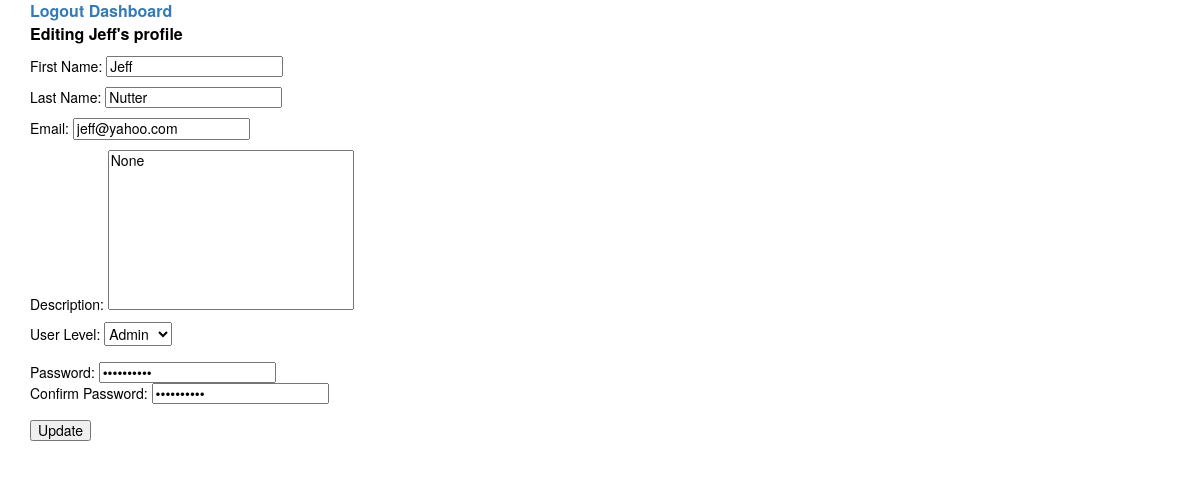
Screenshot of /users/26/edit (signed in) with the database file from the repository.
### apps/userdashboard/models.py (models this page shows)
class User(models.Model):
	first_name = models.TextField(blank=False, max_length=20, null=True)
	last_name = models.TextField(blank=False, max_length=20,null=True)
	email = models.TextField(blank=False, max_length=20,null=True)
	description = models.TextField(blank=False, max_length=500,null=True)
	password = models.TextField(blank=False, max_length=20,null=True)
	user_level = models.IntegerField(blank=False, null=True)
	created_at = models.DateField(null=True)
	updated_at = models.DateField(null=True)
	class Meta:
		db_table = 'user'

### apps/userdashboard/views.py (the view)
# urls.py: url(r'^users/(?P<user_id>\d+)/edit$', views.edit, name="edit"),
def edit(request, user_id):
		user = User.objects.get(id=user_id)
		current_user = User.objects.get(id=request.session['user_id'])
		content = {
		'current_user':current_user,
		'user': user
		}
		return render(request, 'userdashboard/adminedit.html', content)

### apps/userdashboard/templates/userdashboard/adminedit.html (shortened to what this page needs)
<!DOCTYPE html>
<html>
<head>
	<link rel="stylesheet" href="https://maxcdn.bootstrapcdn.com/bootstrap/3.3.5/css/bootstrap.min.css">
</head>
<body>
<div class="container">
<a href="/logout">Logout</a>
<a href="/dashboard">Dashboard</a>
<br>
	{% if user.id == request.session.user_id %}
	Editing Your Profile
	{% else %}
	Editing {{user.first_name}}'s profile</h3>
	{%endif%}
	<form action="/users/{{user.id}}/update" method="post">
		<h5>First Name:
		<input type="text" name="first_name" value="{{user.first_name}}">
		</h5>
		<h5>
		Last Name:
		<input type="text" name="last_name" value="{{user.last_name}}">
		</h5>
		<h5>
		Email:
		<input type="email" name="email" value="{{user.email}}">
		</h5>
		<h5>
		Description:
		<textarea name="description" id="" cols="30" rows="10" value="{{user.description}}" style="resize:none">{{user.description}}</textarea>
		</h5>
		<h5>
		{% if current_user.user_level == 9 %}
		User Level:
		<select name="user_level" id="">
			{% if user.user_level == 9 %}
			<option value="9">Admin</option>
			{% else %}
			<option value="1">Normal</option>
			<option value="9">Admin</option>
			{%endif %}
		</select>
		{%endif%}
		<br><br>
		Password: <input type="password" name="password" value="{{user.password}}">
		<br>
		Confirm Password: <input type="password" name="confirm_password" value="{{user.password}}">
		<br><br>
	<input type="submit" value="Update">
	</form>
	</div>
</body>
</html>

### apps/userdashboard/templates/userdashboard/adminedit.html (style rules this page uses)
body { color:black; font-size:16px; font-weight:bold; background-image: url("https://upload.wikimedia.org/wikipedia/en/thumb/1/13/PinkFloydWallCoverOriginalNoText.jpg/220px-PinkFloydWallCoverOriginalNoText.jpg"); }

### rows the page displays
User: first_name "Jeff", last_name "Nutter", email "jeff@yahoo.com", description "None", user_level "Admin"
